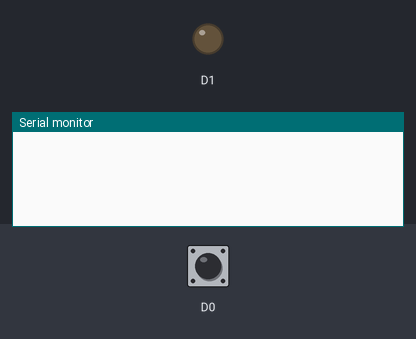
Bench run of a sketch on a simulated ESP8266 (NodeMCU). Parts: output pins drawn as LEDs (lit = HIGH), the last lines printed to the serial monitor. Inputs (shaded band) come from the test bench; at power-on: D0 LOW. WiFi joins after 1.5 s; servers stay silent unless stated.

Above: at 0.1 s.
3.1 s: D0 driven HIGH
At 4.1 s:
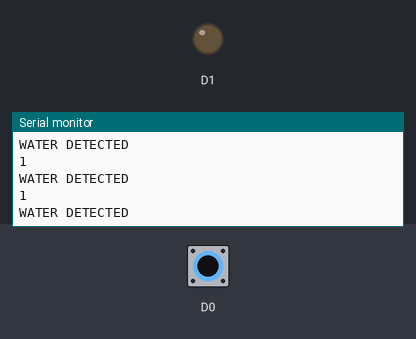
4.6 s: D0 pulsed LOW 2 times (0.12 s each, 0.3 s apart)
8.2 s: D0 driven LOW
At 9.3 s:
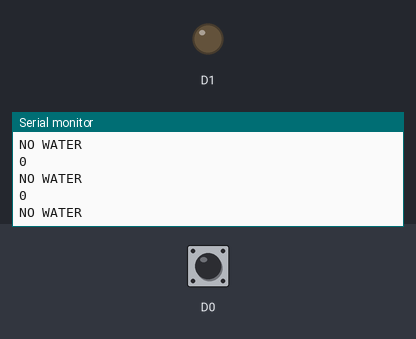

The sketch:

code.ino
```cpp
#define BLYNK_PRINT Serial


#include <ESP8266WiFi.h>
#include <BlynkSimpleEsp8266.h>

// You should get Auth Token in the Blynk App.
// Go to the Project Settings (nut icon).
char auth[] = "e2b74b7e82064427a3010aaae7f1d952";

// Your WiFi credentials.
// Set password to "" for open networks.
char ssid[] = "Hax";
char pass[] = "micromax";

int sensorValue;
void setup() {
  // put your setup code here, to run once:
Serial.begin(9600);

Blynk.begin(auth, ssid, pass);
pinMode(D1,OUTPUT);
pinMode(D0,INPUT);
}

void loop() {

   Blynk.run();
  // put your main code here, to run repeatedly:

  //sensorData = analogRead(A0); //reading the sensor on A0
   //sending to Blynk
  int sensorValue = digitalRead(D0);
Serial.println(sensorValue);

//delay(500);
if (sensorValue == 1)
{
  Serial.println("WATER DETECTED");
  //Blynk.virtualWrite(V5,sensorValue);
  Blynk.virtualWrite(V5,"Water Overflow");
 // Blynk.virtualWrite(V5,);
  }
  //while(sensorValue!=1)

 else if(sensorValue!=1){
  Serial.println("NO WATER");
  //Blynk.virtualWrite(V5,sensorValue);
   Blynk.virtualWrite(V5,"No Water is here");
 }
/*
digitalWrite(D1,HIGH);
delay(1000);
digitalWrite(D1,LOW);
delay(1000);*/

}
```

Measured:
- after the input at 3.1 s, the serial monitor: prints a new line at once (image 1)
- after the input at 8.2 s, the serial monitor: prints a new line at once (image 2)
